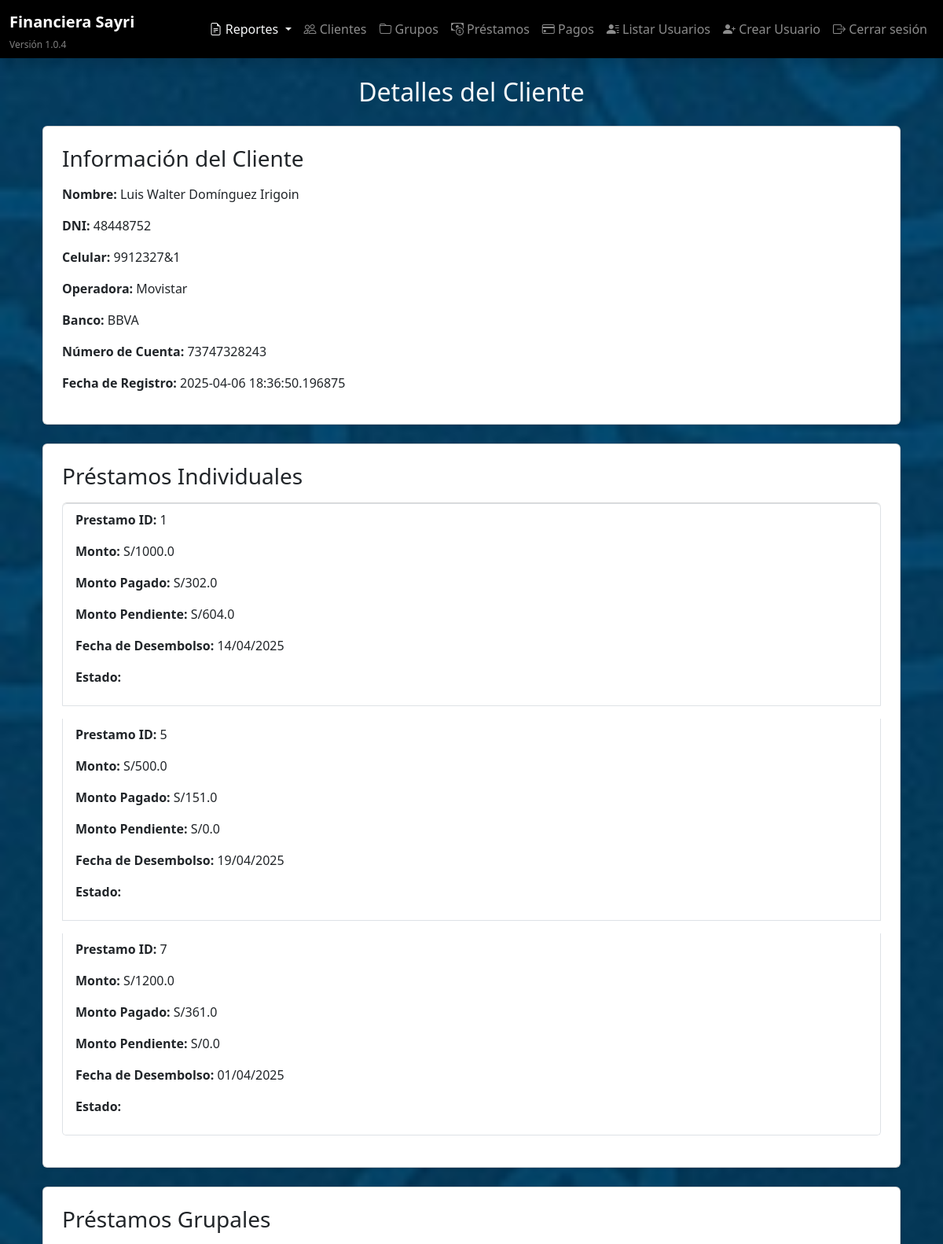
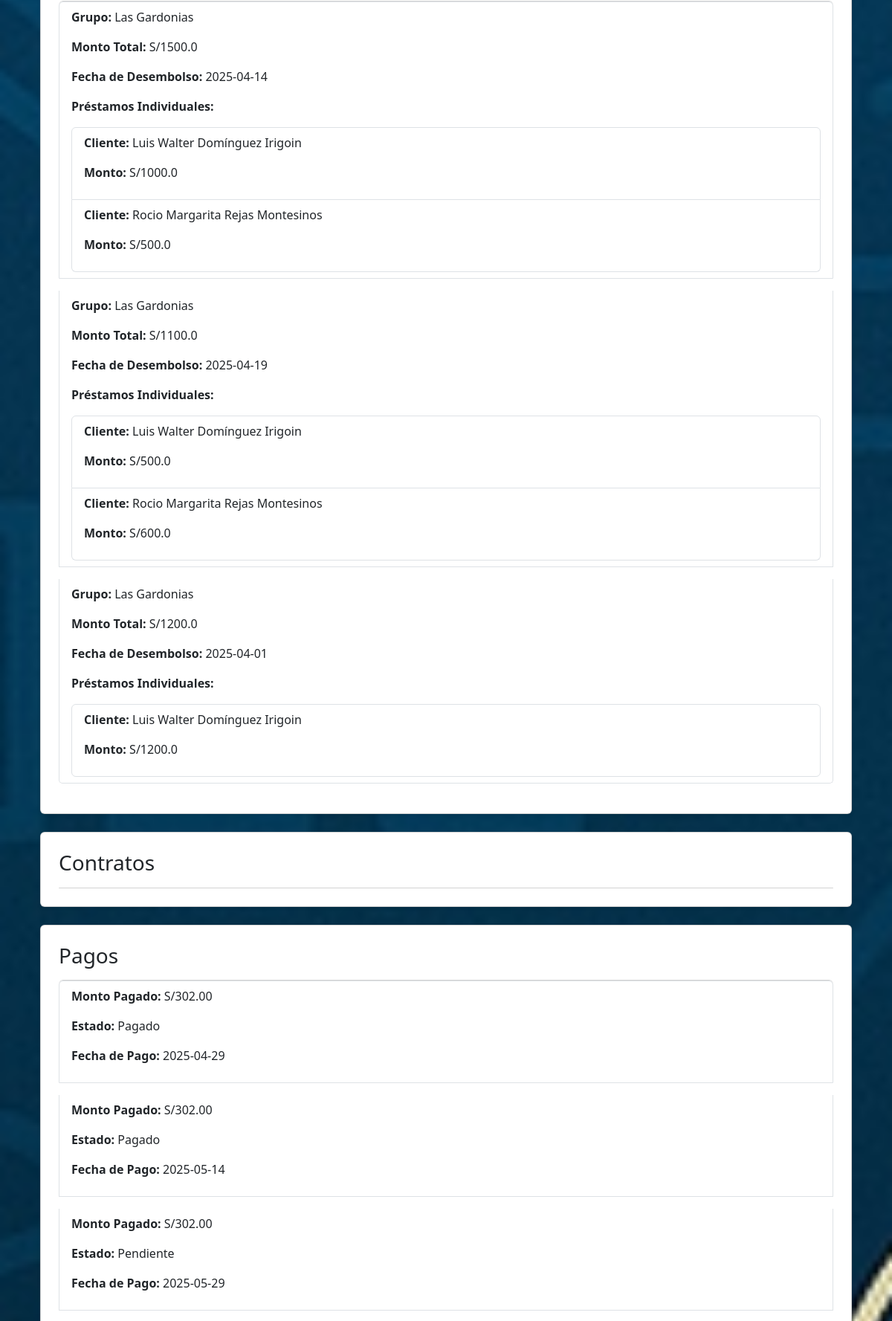
The page /clientes/1 (signed in, upper part) on the database its author committed (2 pictures, top to bottom).
### models/cliente.py (models this page shows)
class Cliente(db.Model):
    __tablename__ = 'cliente'
    id = db.Column(db.Integer, primary_key=True)
    nombre = db.Column(db.String(100), nullable=False)
    apellido = db.Column(db.String(100), nullable=False)
    dni = db.Column(db.String(15), unique=True, nullable=False)
    celular = db.Column(db.String(20), nullable=False)
    operadora = db.Column(db.String(50))
    banco = db.Column(db.String(50))
    numero_cuenta = db.Column(db.String(50))
    fecha_registro = db.Column(db.DateTime, default=datetime.utcnow)
    grupo_id = db.Column(db.Integer, db.ForeignKey('grupo.id'), nullable=True)
    prestamos_individuales = db.relationship('PrestamoIndividual', backref='cliente', lazy=True)

### models/prestamo_individual.py (models this page shows)
class PrestamoIndividual(db.Model):
    __tablename__ = 'prestamoindividual'
    id = db.Column(db.Integer, primary_key=True)
    prestamo_grupal_id = db.Column(db.Integer, db.ForeignKey('prestamogrupal.id'), nullable=False)
    cliente_id = db.Column(db.Integer, db.ForeignKey('cliente.id'), nullable=False)
    monto_pagado = db.Column(db.Float, default=0.0)
    monto = db.Column(db.Float, nullable=False)
    pagos = db.relationship('Pago', back_populates='prestamo_individual', cascade='all, delete-orphan', lazy='subquery')  # Considerar 'subquery' si hay muchos pagos
    prestamo_grupal = db.relationship('PrestamoGrupal', back_populates='prestamos_individuales')
    @property
    def monto_pendiente(self):
        from models.pago import Pago  # Importación dentro del método para evitar ciclos
        monto_pagado = db.session.query(db.func.sum(Pago.monto_pagado)).filter(
        Pago.prestamo_individual_id == self.id,
        Pago.estado.in_(["Pagado", "Incompleto"])  # Filtrar pagos con estos estados
    ).scalar() or 0  # Si no hay pagos, asigna 0
        return float(monto_pagado)  # Conversión a float para evitar problemas con Decimal

### models/prestamo_grupal.py (models this page shows)
class PrestamoGrupal(db.Model):
    __tablename__ = 'prestamogrupal'
    id = db.Column(db.Integer, primary_key=True)
    grupo_id = db.Column(db.Integer, db.ForeignKey('grupo.id'), nullable=False)
    fecha_desembolso = db.Column(db.Date, nullable=False, default=date.today)  # Valor por defecto: hoy
    prestamos_individuales = db.relationship('PrestamoIndividual', back_populates='prestamo_grupal', cascade='all, delete-orphan', lazy='subquery')
    @property
    def monto_total(self):
        return sum(prestamo.monto for prestamo in self.prestamos_individuales) if self.prestamos_individuales else 0.0

### models/grupo.py (models this page shows)
class Grupo(db.Model):
    __tablename__ = 'grupo'
    id = db.Column(db.Integer, primary_key=True)
    nombre = db.Column(db.String(100), nullable=False)
    fecha_creacion = db.Column(db.DateTime, default=datetime.utcnow)
    prestamos_grupales = db.relationship('PrestamoGrupal', backref='grupo', lazy=True)
    clientes = db.relationship('Cliente', backref='grupo', lazy=True)

### models/pago.py (models this page shows)
class Pago(db.Model):
    __tablename__ = 'pago'
    id = db.Column(db.Integer, primary_key=True)
    cliente_id = db.Column(db.Integer, db.ForeignKey('cliente.id'), nullable=False)
    prestamo_individual_id = db.Column(db.Integer, db.ForeignKey('prestamoindividual.id'), nullable=False)
    monto_pendiente = db.Column(db.Numeric(10, 2), nullable=True)
    monto_pagado = db.Column(db.Numeric(10, 2), nullable=True)
    estado = db.Column(db.String(20), default="Pendiente")
    fecha_pago = db.Column(db.Date, nullable=False)
    cliente = db.relationship('Cliente', backref='pagos')
    prestamo_individual = db.relationship('PrestamoIndividual', back_populates='pagos')

### routes/clientes.py (the view)
@clientes_bp.route('/<int:cliente_id>')
@login_required
def detalle_cliente(cliente_id):
    cliente = Cliente.query.get_or_404(cliente_id)
    prestamos = cliente.prestamos_individuales  # Relación con los préstamos individuales
    contratos = cliente.contratos  # Relación con los contratos
    pagos = cliente.pagos  # Relación con los pagos
    prestamos_grupales = PrestamoGrupal.query.join(PrestamoIndividual).filter(PrestamoIndividual.cliente_id == cliente.id).all()  # Obtener préstamos grupales del cliente
    return render_template('clientes/detalle_cliente.html', cliente=cliente, prestamos=prestamos, contratos=contratos, pagos=pagos, prestamos_grupales=prestamos_grupales)

### templates/clientes/detalle_cliente.html (shortened to what this page needs)
{% extends "base.html" %}
{% block content %}
    <div class="container">
        <h2 class="text-center mb-4">Detalles del Cliente</h2>
        <div class="card p-4 mb-4 shadow-sm">
            <h3 class="mb-3">Información del Cliente</h3>
            <p><strong>Nombre:</strong> {{ cliente.nombre }} {{ cliente.apellido }}</p>
            <p><strong>DNI:</strong> {{ cliente.dni }}</p>
            <p><strong>Celular:</strong> {{ cliente.celular }}</p>
            <p><strong>Operadora:</strong> {{ cliente.operadora }}</p>
            <p><strong>Banco:</strong> {{ cliente.banco }}</p>
            <p><strong>Número de Cuenta:</strong> {{ cliente.numero_cuenta }}</p>
            <p><strong>Fecha de Registro:</strong> {{ cliente.fecha_registro }}</p>
        </div>
        <div class="card p-4 mb-4 shadow-sm">
            <h3 class="mb-3">Préstamos Individuales</h3>
            <ul class="list-group">
                {% for prestamo in prestamos %}
                    <li class="list-group-item mb-3">
                        <p><strong>Prestamo ID:</strong> {{ prestamo.id }}</p>
                        <p><strong>Monto:</strong> S/{{ prestamo.monto }}</p>
                        <p><strong>Monto Pagado:</strong> S/{{ prestamo.monto_pagado }}</p>
                        <p><strong>Monto Pendiente:</strong> S/{{ prestamo.monto_pendiente }}</p>
                        <p><strong>Fecha de Desembolso:</strong> {{ prestamo.prestamo_grupal.fecha_desembolso.strftime('%d/%m/%Y') }}</p>
                        <p><strong>Estado:</strong> {{ prestamo.estado }}</p>
                    </li>
                {% endfor %}
            </ul>
        </div>
        <div class="card p-4 mb-4 shadow-sm">
            <h3 class="mb-3">Préstamos Grupales</h3>
            <ul class="list-group">
                {% for prestamo_grupal in prestamos_grupales %}
                    <li class="list-group-item mb-3">
                        <p><strong>Grupo:</strong> {{ prestamo_grupal.grupo.nombre }}</p>
                        <p><strong>Monto Total:</strong> S/{{ prestamo_grupal.monto_total }}</p>
                        <p><strong>Fecha de Desembolso:</strong> {{ prestamo_grupal.fecha_desembolso }}</p>
                        <p><strong>Préstamos Individuales:</strong></p>
                        <ul class="list-group ml-4">
                            {% for prestamo_individual in prestamo_grupal.prestamos_individuales %}
                                <li class="list-group-item">
                                    <p><strong>Cliente:</strong> {{ prestamo_individual.cliente.nombre }} {{ prestamo_individual.cliente.apellido }}</p>
                                    <p><strong>Monto:</strong> S/{{ prestamo_individual.monto }}</p>
                                </li>
                            {% endfor %}
                        </ul>
                    </li>
                {% endfor %}
            </ul>
        </div>
        <div class="card p-4 mb-4 shadow-sm">
            <h3 class="mb-3">Contratos</h3>
            <ul class="list-group">
            </ul>
        </div>
        <div class="card p-4 mb-4 shadow-sm">
            <h3 class="mb-3">Pagos</h3>
            <ul class="list-group">
                {% for pago in pagos %}
                    <li class="list-group-item mb-3">
                        <p><strong>Monto Pagado:</strong> S/{{ pago.monto_pagado }}</p>
                        <p><strong>Estado:</strong> {{ pago.estado }}</p>
                        <p><strong>Fecha de Pago:</strong> {{ pago.fecha_pago }}</p>
                    </li>
                {% endfor %}
            </ul>
        </div>
    </div>
{% endblock %}

### static/styles.css (style rules this page uses)
body { background: url('/static/images/fondo.jpg') no-repeat center center fixed; background-size: cover; color: white; }

### rows shown on the page
Cliente: nombre "Luis Walter", apellido "Domínguez Irigoin", dni "48448752", celular "9912327&1", operadora "Movistar", banco "BBVA", numero_cuenta "73747328243", fecha_registro "2025-04-06 18:36:50.196875"
PrestamoIndividual: id "1", monto "1000.0", monto_pagado "302.0", monto_pendiente "604.0", prestamo_grupal.fecha_desembolso "14/04/2025", cliente.nombre "Luis Walter", cliente.apellido "Domínguez Irigoin"
PrestamoIndividual: id "5", monto "500.0", monto_pagado "151.0", monto_pendiente "0.0", prestamo_grupal.fecha_desembolso "19/04/2025", cliente.nombre "Luis Walter", cliente.apellido "Domínguez Irigoin"
PrestamoIndividual: id "7", monto "1200.0", monto_pagado "361.0", monto_pendiente "0.0", prestamo_grupal.fecha_desembolso "01/04/2025", cliente.nombre "Luis Walter", cliente.apellido "Domínguez Irigoin"
PrestamoGrupal: grupo.nombre "Las Gardonias", monto_total "1500.0", fecha_desembolso "2025-04-14"
PrestamoIndividual: cliente.nombre "Rocio Margarita", cliente.apellido "Rejas Montesinos", monto "500.0"
PrestamoGrupal: grupo.nombre "Las Gardonias", monto_total "1100.0", fecha_desembolso "2025-04-19"
PrestamoIndividual: cliente.nombre "Rocio Margarita", cliente.apellido "Rejas Montesinos", monto "600.0"
PrestamoGrupal: grupo.nombre "Las Gardonias", monto_total "1200.0", fecha_desembolso "2025-04-01"
Pago: monto_pagado "302.00", estado "Pagado", fecha_pago "2025-04-29"
Pago: monto_pagado "302.00", estado "Pagado", fecha_pago "2025-05-14"
Pago: monto_pagado "302.00", estado "Pendiente", fecha_pago "2025-05-29"
